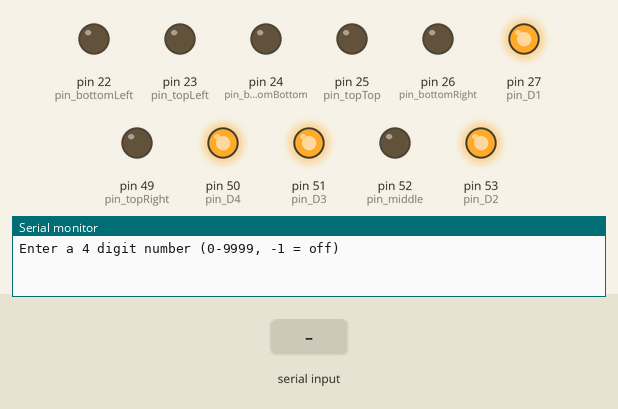
Recording of a sketch running on a simulated Arduino Mega 2560, built with avr-gcc and run on an emulated ATmega2560. Shown: output pins drawn as LEDs (lit = HIGH), the last lines printed to the serial monitor. The test bench sets the inputs (shaded band).

Above: at 1.2 s.
1.3 s: "90,45\n" received over Serial
At 2.2 s:
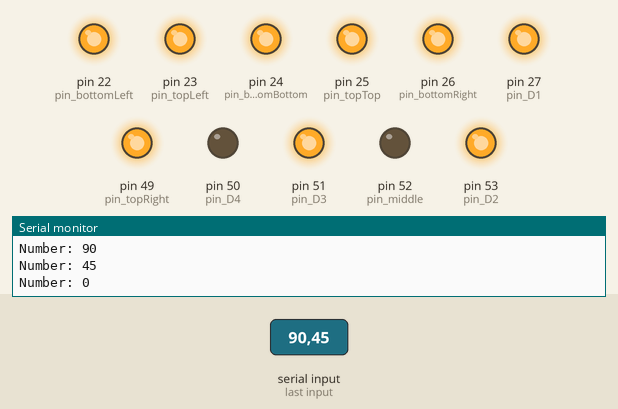
2.8 s: "1\n" received over Serial
At 3.2 s:
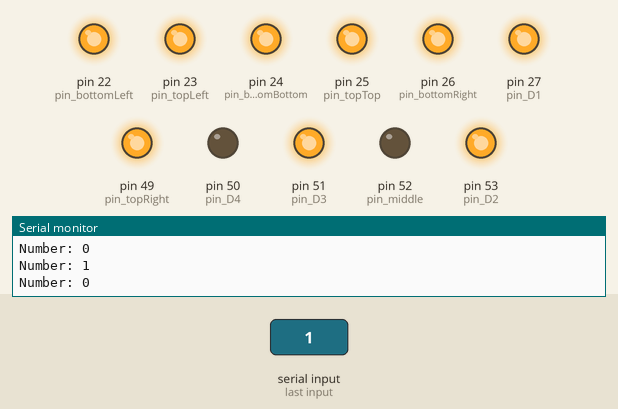
4.3 s: "2\n" received over Serial
At 5.5 s:
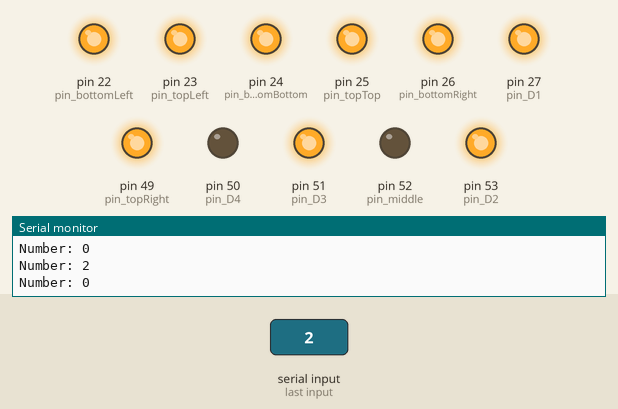
5.8 s: "3\n" received over Serial
At 6.6 s:
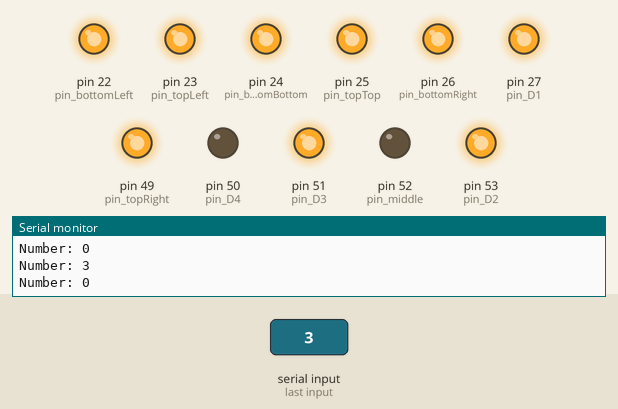
7.3 s: "4\n" received over Serial
At 7.8 s:
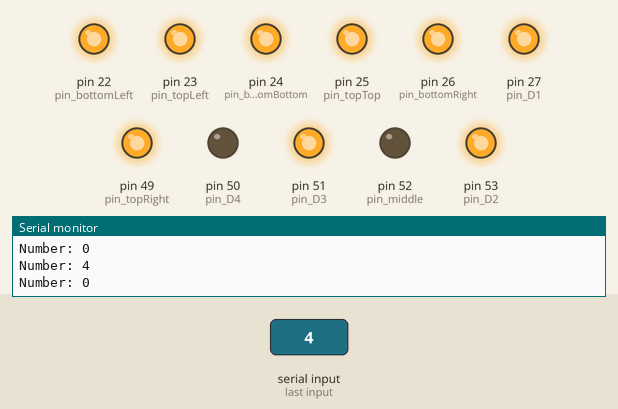
8.8 s: "5\n" received over Serial
At 10.1 s:
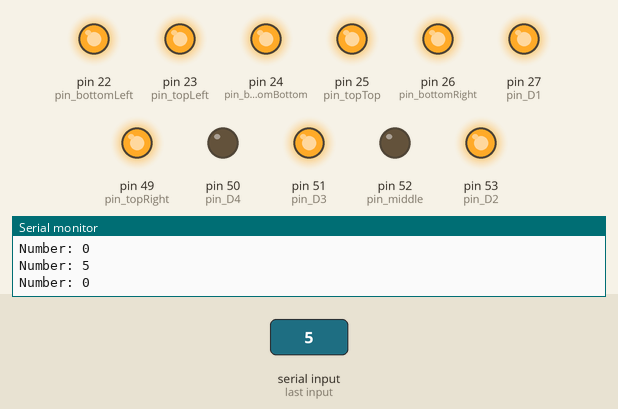
Timing chart, 0 to 11.3 s (numbered marks = the images above; inputs shaded):
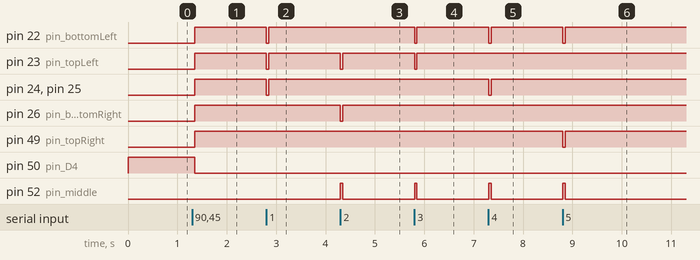

The sketch:

4DigitsAtOnce7SegmentDisplay.ino
```cpp
const byte pin_D1 = 27;
const byte pin_D2 = 53;
const byte pin_D3 = 51;
const byte pin_D4 = 50;

const byte pin_topTop = 25;
const byte pin_topRight = 49;
const byte pin_topLeft = 23;
const byte pin_middle = 52;
const byte pin_bottomBottom = 24;
const byte pin_bottomRight = 26;
const byte pin_bottomLeft = 22;

const uint8_t DIGIT_ON = LOW;
const uint8_t DIGIT_OFF = HIGH;

const uint8_t SEGMENT_ON = HIGH;
const uint8_t SEGMENT_OFF = LOW;

const int NO_DIGITS = -1;
const int FIRST_DIGIT = 1;
const int SECOND_DIGIT = 2;
const int THIRD_DIGIT = 3;
const int FOURTH_DIGIT = 4;

const int NO_NUMBER = NO_DIGITS;

// Defining the segment combination for different numbers
const int ZERO[7] = {SEGMENT_ON, SEGMENT_ON, SEGMENT_ON, SEGMENT_ON, SEGMENT_OFF, SEGMENT_ON, SEGMENT_ON};
const int ONE[7] = {SEGMENT_OFF, SEGMENT_ON, SEGMENT_ON, SEGMENT_OFF, SEGMENT_OFF, SEGMENT_OFF, SEGMENT_OFF};
const int TWO[7] = {SEGMENT_ON, SEGMENT_ON, SEGMENT_OFF, SEGMENT_OFF, SEGMENT_ON, SEGMENT_ON, SEGMENT_ON};
const int THREE[7] = {SEGMENT_ON, SEGMENT_ON, SEGMENT_ON, SEGMENT_OFF, SEGMENT_ON, SEGMENT_ON, SEGMENT_OFF};
const int FOUR[7] = {SEGMENT_OFF, SEGMENT_ON, SEGMENT_ON, SEGMENT_ON, SEGMENT_ON, SEGMENT_OFF, SEGMENT_OFF};
const int FIVE[7] = {SEGMENT_ON, SEGMENT_OFF, SEGMENT_ON, SEGMENT_ON, SEGMENT_ON, SEGMENT_ON, SEGMENT_OFF};
const int SIX[7] = {SEGMENT_ON, SEGMENT_OFF, SEGMENT_ON, SEGMENT_ON, SEGMENT_ON, SEGMENT_ON, SEGMENT_ON};
const int SEVEN[7] = {SEGMENT_ON, SEGMENT_ON, SEGMENT_ON, SEGMENT_OFF, SEGMENT_OFF, SEGMENT_OFF, SEGMENT_OFF};
const int EIGHT[7] = {SEGMENT_ON, SEGMENT_ON, SEGMENT_ON, SEGMENT_ON, SEGMENT_ON, SEGMENT_ON, SEGMENT_ON};
const int NINE[7] = {SEGMENT_ON, SEGMENT_ON, SEGMENT_ON, SEGMENT_ON, SEGMENT_ON, SEGMENT_ON, SEGMENT_OFF};

void setup() {
    pinMode(pin_D1, OUTPUT);
    pinMode(pin_D2, OUTPUT);
    pinMode(pin_D3, OUTPUT);
    pinMode(pin_D4, OUTPUT);

    digitalWrite(pin_D1, DIGIT_OFF);
    digitalWrite(pin_D2, DIGIT_OFF);
    digitalWrite(pin_D3, DIGIT_OFF);
    digitalWrite(pin_D4, DIGIT_OFF);

    pinMode(pin_topTop, OUTPUT);
    pinMode(pin_topRight, OUTPUT);
    pinMode(pin_topLeft, OUTPUT);
    pinMode(pin_middle, OUTPUT);
    pinMode(pin_bottomBottom, OUTPUT);
    pinMode(pin_bottomRight, OUTPUT);
    pinMode(pin_bottomLeft, OUTPUT);

    Serial.begin(9600);
    Serial.setTimeout(50);
    Serial.println("Enter a 4 digit number (0-9999, -1 = off)");
}

void loop() {
    if (Serial.available() > 0) {   // Wait for user input
        long number = Serial.parseInt();
        Serial.print("Number: ");
        Serial.println(number);
        if (isValidNumber(number)) {
            // Reset display
            displayNumber(NO_DIGITS, NO_NUMBER);
            // Displays a number if the display should be on
            if (number != NO_NUMBER) {
                int digits[4];
                int numOfDigits;
                getDigits(number, 0, digits, numOfDigits);      // Storing the digits of the number
                switch (numOfDigits) {
                case 1:
                    displayNumber(FOURTH_DIGIT, number);
                break;
                case 2:
                    while (Serial.available() == 0) {   // Displays number while there's no input
                        displayNumberWithDelay(FOURTH_DIGIT, digits[0]);
                        displayNumberWithDelay(THIRD_DIGIT, digits[1]);
                    }
                break;
                case 3:
                    while (Serial.available() == 0) {   // Displays number while there's no input
                        displayNumberWithDelay(FOURTH_DIGIT, digits[0]);
                        displayNumberWithDelay(THIRD_DIGIT, digits[1]);
                        displayNumberWithDelay(SECOND_DIGIT, digits[2]);
                    }
                break;
                case 4:
                    while (Serial.available() == 0) {   // Displays number while there's no input
                        displayNumberWithDelay(FOURTH_DIGIT, digits[0]);
                        displayNumberWithDelay(THIRD_DIGIT, digits[1]);
                        displayNumberWithDelay(SECOND_DIGIT, digits[2]);
                        displayNumberWithDelay(FIRST_DIGIT, digits[3]);
                    }
                break;
                }
            }
        }
        else {
            Serial.println("Invalid Number");
            Serial.println("Enter a 4 digit number (0-9999)");
        }
    }
}

bool isValidNumber(int num) {
    if (num >= -1 && num <= 9999) {
        return true;
    }
    else {
        return false;
    }
}

// Stores the digits of a passed number in a passed array. Also stores the amount of digits in a passed var
void getDigits(int num, int count, int (&digitsArr)[4], int& amountOfDigits) {
    int currentCount = count;
    int digit = num % 10;
    if (num >= 10) {
        digitsArr[currentCount] = digit;
        currentCount++;
        getDigits(num / 10, currentCount, digitsArr, amountOfDigits);
    }
    else {
        digitsArr[currentCount] = digit;
        amountOfDigits = ++currentCount;
    }
}

void displayNumber(int dig, int num) {
    switch (dig) {
        case NO_DIGITS:
            digitalWrite(pin_D1, DIGIT_OFF);
            digitalWrite(pin_D2, DIGIT_OFF);
            digitalWrite(pin_D3, DIGIT_OFF);
            digitalWrite(pin_D4, DIGIT_OFF);
        break;
        case FIRST_DIGIT:
            digitalWrite(pin_D1, DIGIT_ON);
        break;
        case SECOND_DIGIT:
            digitalWrite(pin_D2, DIGIT_ON);
        break;
        case THIRD_DIGIT:
            digitalWrite(pin_D3, DIGIT_ON);
        break;
        case FOURTH_DIGIT:
            digitalWrite(pin_D4, DIGIT_ON);
        break;
    }

    switch (num) {
        case NO_NUMBER:
            setLedStates(SEGMENT_OFF, SEGMENT_OFF, SEGMENT_OFF, SEGMENT_OFF, SEGMENT_OFF, SEGMENT_OFF, SEGMENT_OFF);
        break;
        case 0:
            setLedStates(ZERO[0], ZERO[1], ZERO[2], ZERO[3], ZERO[4], ZERO[5], ZERO[6]);
        break;
        case 1:
            setLedStates(ONE[0], ONE[1], ONE[2], ONE[3], ONE[4], ONE[5], ONE[6]);
        break;
        case 2:
            setLedStates(TWO[0], TWO[1], TWO[2], TWO[3], TWO[4], TWO[5], TWO[6]);
        break;
        case 3:
            setLedStates(THREE[0], THREE[1], THREE[2], THREE[3], THREE[4], THREE[5], THREE[6]);
        break;
        case 4:
            setLedStates(FOUR[0], FOUR[1], FOUR[2], FOUR[3], FOUR[4], FOUR[5], FOUR[6]);
        break;
        case 5:
            setLedStates(FIVE[0], FIVE[1], FIVE[2], FIVE[3], FIVE[4], FIVE[5], FIVE[6]);
        break;
        case 6:
            setLedStates(SIX[0], SIX[1], SIX[2], SIX[3], SIX[4], SIX[5], SIX[6]);
        break;
        case 7:
            setLedStates(SEVEN[0], SEVEN[1], SEVEN[2], SEVEN[3], SEVEN[4], SEVEN[5], SEVEN[6]);
        break;
        case 8:
            setLedStates(EIGHT[0], EIGHT[1], EIGHT[2], EIGHT[3], EIGHT[4], EIGHT[5], EIGHT[6]);
        break;
        case 9:
            setLedStates(NINE[0], NINE[1], NINE[2], NINE[3], NINE[4], NINE[5], NINE[6]);
        break;
    }
}

void displayNumberWithDelay(int digit, int number) {
    displayNumber(digit, number);
    delay(2);       // 2ms delay
    // Resets display
    displayNumber(NO_DIGITS, NO_NUMBER);
}

void setLedStates(uint8_t topTop, uint8_t topRight, uint8_t bottomRight, uint8_t topLeft, uint8_t middle, uint8_t bottomBottom, uint8_t bottomLeft) {
    digitalWrite(pin_topTop, topTop);
    digitalWrite(pin_topRight, topRight);
    digitalWrite(pin_bottomRight, bottomRight);
    digitalWrite(pin_topLeft, topLeft);
    digitalWrite(pin_middle, middle);
    digitalWrite(pin_bottomBottom, bottomBottom);
    digitalWrite(pin_bottomLeft, bottomLeft);
}
```

Measured:
- after the input at 1.3 s, pin 22 (pin_bottomLeft), pin 23 (pin_topLeft), pin 24 (pin_bottomBottom), pin 25 (pin_topTop), pin 26 (pin_bottomRight), pin 49 (pin_topRight): LOW → HIGH after 0.06 s; pin 50 (pin_D4): HIGH → LOW after 0.06 s
- after the input at 2.8 s, pin 22 (pin_bottomLeft), pin 23 (pin_topLeft), pin 24 (pin_bottomBottom), pin 25 (pin_topTop): HIGH → LOW at once, → HIGH 0.05 s later
- after the input at 4.3 s, pin 23 (pin_topLeft), pin 26 (pin_bottomRight): HIGH → LOW at once, → HIGH 0.05 s later; pin 52 (pin_middle): LOW → HIGH at once, → LOW 0.05 s later
- after the input at 5.8 s, pin 22 (pin_bottomLeft), pin 23 (pin_topLeft): HIGH → LOW at once, → HIGH 0.05 s later; pin 52 (pin_middle): LOW → HIGH at once, → LOW 0.05 s later
- after the input at 7.3 s, pin 22 (pin_bottomLeft), pin 24 (pin_bottomBottom), pin 25 (pin_topTop): HIGH → LOW at once, → HIGH 0.05 s later; pin 52 (pin_middle): LOW → HIGH at once, → LOW 0.05 s later
- after the input at 8.8 s, pin 22 (pin_bottomLeft), pin 49 (pin_topRight): HIGH → LOW at once, → HIGH 0.05 s later; pin 52 (pin_middle): LOW → HIGH at once, → LOW 0.05 s later
